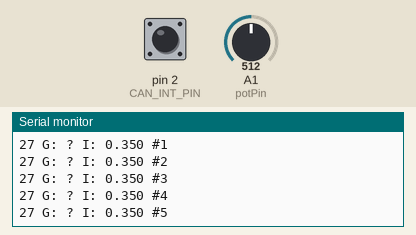
Recording of a sketch running on a simulated Arduino Nano, built with avr-gcc and run on an emulated ATmega328P. Parts: the last lines printed to the serial monitor. Inputs (shaded band) come from the test bench; at power-on: A1 (potPin) = 512, pin 2 (CAN_INT_PIN) HIGH.

Above: at 1.2 s.
1.3 s: A1 (potPin) set to 89
At 1.36 s:
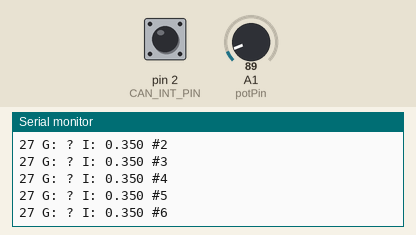
2.8 s: A1 (potPin) set to 109
At 2.96 s:
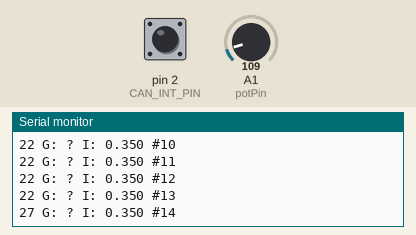
Timing chart, 0 to 5.8 s (numbered marks = the images above; inputs shaded):
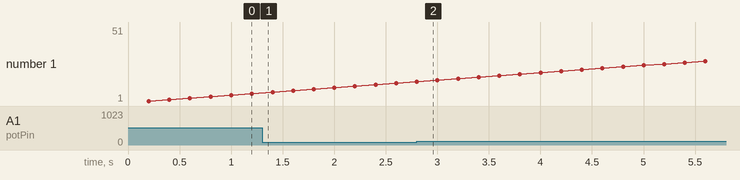

Measured:
- after the input at 2.8 s, the serial monitor: prints a new line at once (image 2)

The sketch:

CAN_APP_GEAR_send_LoRa.ino
```cpp
// This runs on an a arduino nano. Nano UART analog write to LoRa
// 1. 🚘 Reads Car Data (OBD-II via CAN)
//    Sends requests for (RPM, speed, pedal, gears, etc.) from ECU
//    Extract pedal position (APP)
//    Extract Gear Selector (P,R,N,D)
// 2. 🦶 Learns Pedal “Resting Position” at Startup
//    During first few readings: Finds the lowest pedal value (foot off pedal)
//    Stored as effectiveAppMin
//    Adds a small buffer (+0.5)
//    This is your zero throttle baseline
// 3. 🎯 Sets the Max Range Automatically
//    After calibration: appMax = effectiveAppMin + 0.05f * (80.0f - effectiveAppMin);
//    It only uses ~5% of full pedal range
//    This compresses pedal input into a smaller usable window
// 4. 🔄 Convert pedal → voltage
//    Pedal min = 0.35v, pedal max 3.3v
//    Smooth linear scaling
// 5. ⚡ Convert voltage → PWM
//    pwm = vin * 255 / 3.3
// 6. 🎛️ Limit PWM with a knob (potentiometer)
//    Potentiometer Limits Output
//    Acts like a manual power limiter / safety cap
// 7. Toggle Digital output 1 and 2
//    If gear selected is Drive, Digital Output 1 High & 2 is Low
//    If gear selected is Reverse, Digital Output 2 High & 1 is Low
//    If gear selected is not R or D, Digital Output 2 Low & 1 is Low
// 8. 📡 Sends Output (LoRa)
//    Every 200ms

// CAN ODB-II -> [HW187] -> [Arduino nano] -> [LoRa V3] ~.~.~> [LoRa V2]
// CAN ODB-II GND and 12V+ -> [DC-DC Voltage adjuster] -> 5V for nano and LoRa

// Pot to adjust max PWM out b.bird 3.3.26
// Right outer leg → 5V
// Middle (wiper) → A1
// Other outer leg → GND
//|----dead zone----|---------------- usable range ----------------|
//0%                10%                                             100%
//PWM=0             start ramping                                   PWM=235

// update lora
// UART to Lora Analog to pin RX_PIN 19 GPIO.

// input
// CAN pedal position used for input signal

// INPUT HW-184 wiring
// HW-184 CAN-H -> ODB-II Pin 6 CAN High
// HW-184 CAN-L -> ODB-II Pin 14 CAN LOW
// HW-184 Vcc -> 5V Nano
// HW-184 GND -> GND Nano
// HW-184 CS -> D10 Nano
// HW-184 SO -> D12 Nano
// HW-184 SI -> D11 Nano
// HW-184 SCK -> D13 Nano
// HW-184 INT -> D2 Nano

// Nano wiring
// Nano TX -> 1K -> Node -> 2K -> GND
// Node -> RX LoRa

// ODB-II wiring
// ODB-II pin 16 12V -> +IN DC-DC Converter
// ODB-II pin 4 GND Chassis -> -IN DC-DC Converter
// ODB-II pin 5 Signal GND -> -IN DC-DC Converter


#include <SPI.h>
#include <mcp_can.h>

const int CAN_CS_PIN  = 10;
const int CAN_INT_PIN = 2;
const int potPin      = A1;

MCP_CAN CAN0(CAN_CS_PIN);

unsigned long lastReqMs = 0;
unsigned long lastPrintMs = 0;
unsigned long n = 0;

struct ReqPid { uint8_t pid; };
const ReqPid reqs[] = {
  {0x0C}, // RPM
  {0x0D}, // Speed
  {0x04}, // Engine load
  {0x05}, // Coolant temp
  {0x0F}, // Intake air temp
  {0x42}, // Control module voltage
  {0x2F}, // Fuel level
  {0x49}, // APP D (pedal)
  {0x11}, // Throttle plate
};
uint8_t reqIndex = 0;

// Latest values + “seen” flags
float rpm=0, mph=0, loadPct=0, ectF=0, iatF=0, volts=0, fuelPct=0, maf=0, app=0, th=0;
bool seen0C=false, seen0D=false, seen04=false, seen05=false, seen0F=false, seen42=false, seen2F=false, seen49=false, seen11=false;

// Pedal calibration
float appMax = 18.0f;//80.4f; //78.8 //adjust the max V

// Output values
float minV = 0.35f;
float vin = 0.35f;
int pwm = 0;

// Boot-time APP min learning
bool calibratingAppMin = true;
int countApp = 0;
float learnedAppMin = 1000.0f;
bool gotAppDuringCalibration = false;
float effectiveAppMin = 0.0f;

// Gear state
String currentGear = "?";
String lastGear = "?";

// -----------------------------
// Gear decode helpers for 0x151
// -----------------------------
bool isIgnoreGearFrame(const uint8_t *buf) {
  // Known transient frame during shifts:
  // 10 00 00 00 60 00 00 00
  return (buf[1] == 0x00 && buf[4] == 0x60);
}

String decodeGear151(const uint8_t *buf) {
  switch (buf[4]) {
    case 0x00: return "P";
    case 0x20: return "R";
    case 0x40: return "N";
    case 0x60:
      // Accept Drive only on valid frame, not the transient one
      if (buf[1] == 0x10) return "D";
      return "?";
    case 0x80: return "M";
    case 0xA0: return "1";
    case 0xC0: return "2";
    default:   return "?";
  }
}

// --------------------------------------
// Map CAN APP % to continuous 0.7V..3.3V
// --------------------------------------
float mapPedalToVoltage(float appRaw) {

  float range = appMax - effectiveAppMin;
  if (range < 0.5f) range = 0.5f;

  float x = (appRaw - effectiveAppMin) / range;
  if (x < 0.0f) x = 0.0f;
  if (x > 1.0f) x = 1.0f;

  return minV + x * (3.3f - minV);
}

void sendPid(uint8_t pid) {
  byte req[8] = { 0x02, 0x01, pid, 0, 0, 0, 0, 0 };
  CAN0.sendMsgBuf(0x7DF, 0, 8, req);
}

void setup() {
  analogReference(DEFAULT); //keep for pot?
  Serial.begin(9600);   // keep this at 9600 for LoRa UART

  pinMode(CAN_INT_PIN, INPUT);

  if (CAN0.begin(MCP_ANY, CAN_500KBPS, MCP_8MHZ) != CAN_OK) {
    Serial.println("MCP2515 Init FAIL (try MCP_16MHZ or 250kbps)");
    while (1) {}
  }
  CAN0.setMode(MCP_NORMAL);
}

void loop() {
  unsigned long now = millis();

  // CAN polling, Send one request every 40ms (~25 req/s total)
  if (now - lastReqMs >= 40) {
    lastReqMs = now;
    sendPid(reqs[reqIndex].pid);
    reqIndex = (reqIndex + 1) % (sizeof(reqs) / sizeof(reqs[0]));
  }

  // Read frames
  while (digitalRead(CAN_INT_PIN) == LOW) {
    uint32_t rxId;
    uint8_t len = 0;
    uint8_t buf[8];

    if (CAN0.readMsgBuf(&rxId, &len, buf) != CAN_OK) break;
    if (len != 8) continue;

    // -------------------------
    // Raw gear frame on ID 0x151
    // -------------------------
    if (rxId == 0x151) {
      if (!isIgnoreGearFrame(buf)) {
        String gear = decodeGear151(buf);
        if (gear != "?") {
          currentGear = gear;
        }
      }
      continue;
    }

    // -------------------------
    // OBD-II response handling
    // -------------------------
    if (rxId < 0x7E8 || rxId > 0x7EF) continue;
    if (buf[1] != 0x41) continue; // Mode 01 response

    uint8_t pid = buf[2];
    uint8_t A = buf[3];
    uint8_t B = buf[4];

    switch (pid) {
      case 0x0C: { // RPM
        uint16_t raw = ((uint16_t)A << 8) | B;
        rpm = raw / 4.0f;
        seen0C=true;
      } break;

      case 0x0D: { // Speed km/h
        float kph = A;
        mph = kph * 0.621371f;
        seen0D=true;
      } break;

      case 0x04: { // Engine load
        loadPct = A * 100.0f / 255.0f;
        seen04=true;
      } break;

      case 0x05: { // Coolant temp
        float c = (float)A - 40.0f;
        ectF = c * 9.0f/5.0f + 32.0f;
        seen05=true;
      } break;

      case 0x0F: { // Intake air temp
        float c = (float)A - 40.0f;
        iatF = c * 9.0f/5.0f + 32.0f;
        seen0F=true;
      } break;

      case 0x42: { // Control module voltage
        uint16_t raw = ((uint16_t)A << 8) | B;
        volts = raw / 1000.0f;
        seen42=true;
      } break;

      case 0x2F: { // Fuel level
        fuelPct = A * 100.0f / 255.0f;
        seen2F=true;
      } break;

      // case 0x10: { // MAF
      //   uint16_t raw = ((uint16_t)A << 8) | B;
      //   maf = raw / 100.0f; // g/s
      //   seen10=true;
      // } break;

      case 0x49: { // APP D - foot pedal position
        app = A * 100.0f / 255.0f;
        seen49=true;

         if (calibratingAppMin) {
          countApp++;

          if (app < learnedAppMin) {
            learnedAppMin = app;
          }

          if (countApp >= 5) {
            calibratingAppMin = false;
            effectiveAppMin = learnedAppMin + 0.5f;
            appMax = effectiveAppMin + 0.05f * (80.0f - effectiveAppMin);
          }  gotAppDuringCalibration = true;
         }
      } break;

      case 0x11: { // Throttle plate
        th = A * 100.0f / 255.0f;
        seen11=true;
      } break;

      // case 0x5E: { // Fuel rate (optional)
      //   uint16_t raw = ((uint16_t)A << 8) | B;
      //   fuelRateLph = raw / 20.0f;
      //   seen5E=true;
      // } break;
    }
  }

  // Output / LoRa serial line every 200 ms
  if (now - lastPrintMs >= 200) {
    lastPrintMs = now;

    int potADC = analogRead(potPin);
    int pwmMax = map(potADC, 0, 1023, 0, 255);

    if (seen49 && !calibratingAppMin) {
    vin = mapPedalToVoltage(app);
  } else {
    vin = minV;
  }

  pwm = (int)(vin * 255.0f / 3.3f + 0.5f);

  if (pwm < 0) pwm = 0;
  if (pwm > pwmMax) pwm = pwmMax;
  if (pwm > 200) pwm = 200;

    n++;
    if (n > 99) n = 0;

    // This is what LoRa reads over UART at 9600
    Serial.println(
      String(pwm) +
      " G: " + currentGear +
      " I: " + String(vin, 3) +
      //" APP: " + String(app, 2) +
      //" MIN: " + String(appMin, 2) +
      //(calibratingAppMin ? " CAL" : "") +
      " #" + String(n)
    );
  }
}
```
